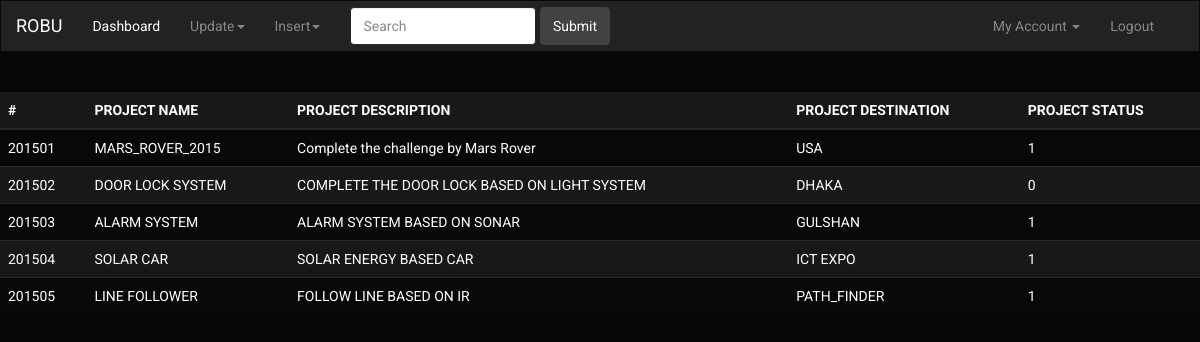
The page / on the database its author committed.
### index.php (the view, shortened to what this page needs)
<?php require_once('Connections/MySql.php'); ?>
<?php
$maxRows_Recordset1 = 5;
$pageNum_Recordset1 = 0;
$startRow_Recordset1 = $pageNum_Recordset1 * $maxRows_Recordset1;
$query_Recordset1 = "SELECT * FROM `project description`";
$query_limit_Recordset1 = sprintf("%s LIMIT %d, %d", $query_Recordset1, $startRow_Recordset1, $maxRows_Recordset1);
$Recordset1 = mysql_query($query_limit_Recordset1, $MySql) or die(mysql_error());
$row_Recordset1 = mysql_fetch_assoc($Recordset1);
?>
<!DOCTYPE html>
<html lang="en">
  <head>
    <link href="css/bootstrap.css" rel="stylesheet">
    <link href="css/style.css" rel="stylesheet">
  </head>
  <body>
    <nav class="navbar navbar-inverse">
  <div class="container-fluid">
    <div class="navbar-header">
      <a class="navbar-brand" href="#">ROBU</a>
    </div>
    <div class="collapse navbar-collapse" id="bs-example-navbar-collapse-2">
      <ul class="nav navbar-nav">
        <li class="active"><a href="index.php">Dashboard<span class="sr-only">(current)</span></a></li>
        <li class="dropdown">
          <a href="#" class="dropdown-toggle" data-toggle="dropdown" role="button" aria-expanded="false">Update<span class="caret"></span></a>
        </li>
      </ul>
       <div class="collapse navbar-collapse" id="bs-example-navbar-collapse-2">
      <ul class="nav navbar-nav">
        <li class="dropdown">
          <a href="#" class="dropdown-toggle" data-toggle="dropdown" role="button" aria-expanded="false">Insert<span class="caret"></span></a>
        </li>
      </ul>
      <form class="navbar-form navbar-left" role="search">
        <div class="form-group">
          <input type="text" class="form-control" placeholder="Search">
        </div>
        <button type="submit" class="btn btn-default">Submit</button>
      </form>
      <ul class="nav navbar-nav navbar-right">
      <li class="dropdown">
      <a href="#" class="dropdown-toggle" data-toggle="dropdown">My Account <b class="caret"></b></a>
      </li>
      <li><a href="logout.php">Logout</a></li>
      </ul>
    </div>
  </div>
</nav>
  <table class="table table-striped table-hover, sortable">
  <thead class="sortable">
    <tr class="sortable">
      <th>#</th>
      <th>PROJECT NAME</th>
      <th>PROJECT DESCRIPTION</th>
      <th>PROJECT DESTINATION</th>
      <th>PROJECT STATUS</th>
    </tr>
  </thead>
  <tbody>
    <?php do { ?>
      <tr>
        <td><?php echo $row_Recordset1['proj_id']; ?></td>
        <td><?php echo $row_Recordset1['P_Name']; ?></td>
        <td><?php echo $row_Recordset1['Proj_desc']; ?></td>
        <td><?php echo $row_Recordset1['Proj_Destination']; ?></td>
        <TD><?php echo $row_Recordset1['Current_status']; ?></TD>
      </tr>
      <?php } while ($row_Recordset1 = mysql_fetch_assoc($Recordset1)); ?>
  </tbody>
</table>
  </body>
</html>

### css/style.css (style rules this page uses)
.navbar { border-radius:0; }

### rows shown on the page
project description: proj_id "201501", P_Name "MARS_ROVER_2015", Proj_desc "Complete the challenge by Mars Rover", Proj_Destination "USA", Current_status "1"
project description: proj_id "201502", P_Name "DOOR LOCK SYSTEM", Proj_desc "COMPLETE THE DOOR LOCK BASED ON LIGHT SYSTEM", Proj_Destination "DHAKA", Current_status "0"
project description: proj_id "201503", P_Name "ALARM SYSTEM", Proj_desc "ALARM SYSTEM BASED ON SONAR", Proj_Destination "GULSHAN", Current_status "1"
project description: proj_id "201504", P_Name "SOLAR CAR", Proj_desc "SOLAR ENERGY BASED CAR", Proj_Destination "ICT EXPO", Current_status "1"
project description: proj_id "201505", P_Name "LINE FOLLOWER", Proj_desc "FOLLOW LINE BASED ON IR", Proj_Destination "PATH_FINDER", Current_status "1"
